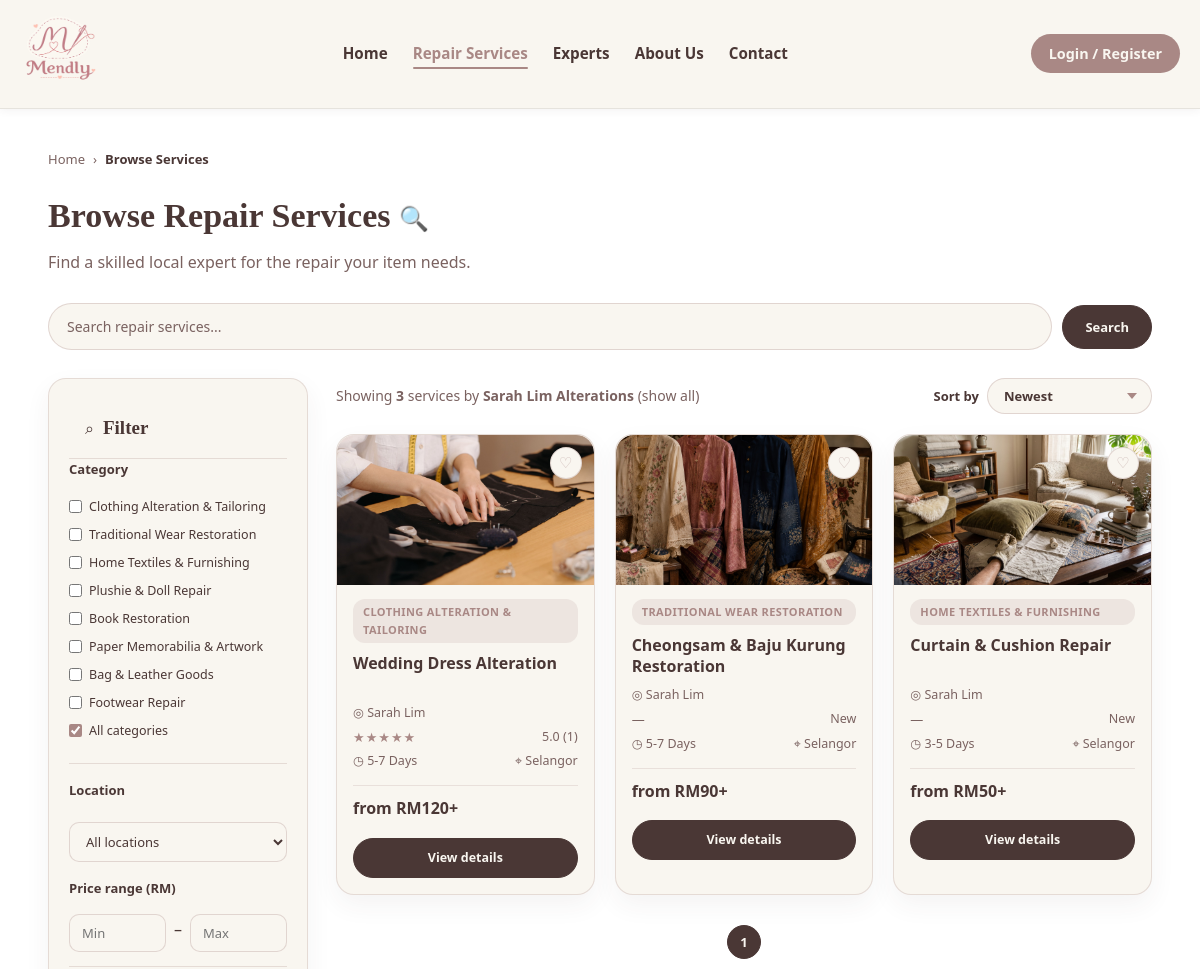
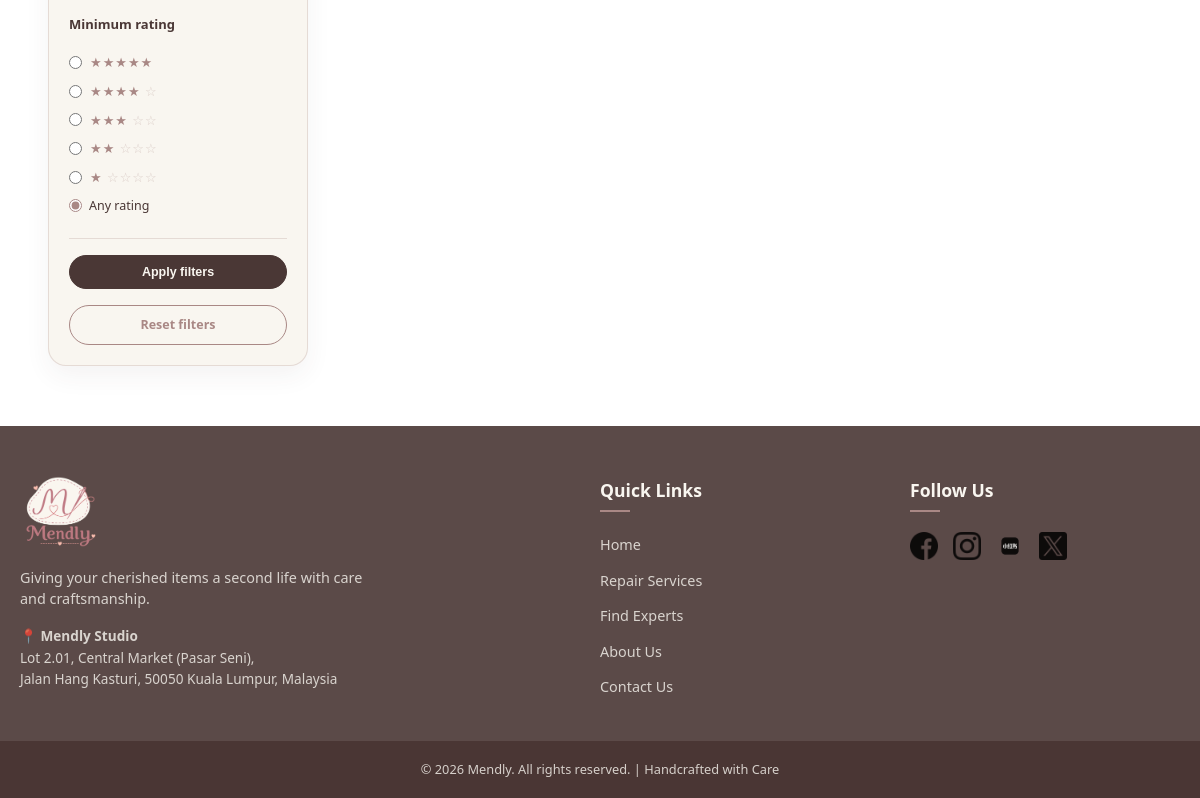
Screenshot of /browse-services.php?expert=2 with the database file from the repository (2 pictures, top to bottom).
### tables this page shows
CREATE TABLE categories (
    category_id    INT AUTO_INCREMENT PRIMARY KEY,
    category_name  VARCHAR(100) NOT NULL,
    category_group ENUM('textiles', 'toys', 'leather') NOT NULL,
    image_path     VARCHAR(255)
);

CREATE TABLE services (
    service_id         INT AUTO_INCREMENT PRIMARY KEY,
    expert_id          INT NOT NULL,
    category_id        INT NOT NULL,
    title              VARCHAR(150) NOT NULL,
    description        TEXT,
    starting_price     DECIMAL(10,2),
    estimated_duration VARCHAR(50),
    status             ENUM('active', 'inactive') DEFAULT 'active',
    created_at         TIMESTAMP DEFAULT CURRENT_TIMESTAMP,

    FOREIGN KEY (expert_id)   REFERENCES experts(expert_id) ON DELETE CASCADE,
    FOREIGN KEY (category_id) REFERENCES categories(category_id)
);

CREATE TABLE experts (
    expert_id              INT AUTO_INCREMENT PRIMARY KEY,
    full_name               VARCHAR(100) NOT NULL,
    email                    VARCHAR(100) NOT NULL UNIQUE,
    phone                    VARCHAR(20)  NOT NULL,
    location                 VARCHAR(150) NOT NULL,
    password                 VARCHAR(255) NOT NULL,
    business_name            VARCHAR(150) NOT NULL,
    experience                VARCHAR(20)  NOT NULL,
    description              TEXT,

     
     
     
     
     
     
     
    first_login_done         BOOLEAN DEFAULT TRUE,

    photo_path                MEDIUMBLOB,
    photo_path_mime           VARCHAR(20),

     
    avatar                    MEDIUMBLOB,
    avatar_mime               VARCHAR(20),
    bio                       TEXT,
    years_experience          INT DEFAULT 0,
    completed_repairs         INT DEFAULT 0,
    response_rate             DECIMAL(5,2) DEFAULT 0,
    average_response_time     VARCHAR(50),
    verified                  BOOLEAN DEFAULT FALSE,

    created_at                TIMESTAMP DEFAULT CURRENT_TIMESTAMP
);

### browse-services.php (the view, shortened to what this page needs)
<?php
    include 'includes/db.php';
    $perPage     = 12;
    $page        = max(1, (int) ($_GET['page'] ?? 1));
    $search      = trim($_GET['search'] ?? '');
    $categoryIds = [];
    $expertId  = max(0, (int) ($_GET['expert'] ?? 0));
    $minPrice  = max(0, (float) ($_GET['min_price'] ?? 0));
    $maxPrice  = max(0, (float) ($_GET['max_price'] ?? 0));
    $minRating = max(0, min(5, (float) ($_GET['rating'] ?? 0)));
    $sort      = $_GET['sort'] ?? 'newest';
    $sortSql = [
    'rating'     => 'average_rating DESC, s.created_at DESC',
    'price_low'  => 's.starting_price ASC, s.created_at DESC',
    'price_high' => 's.starting_price DESC, s.created_at DESC',
    'newest'     => 's.created_at DESC',
    ];
    $where  = ["s.status = 'active'"];
    $types  = '';
    $params = [];
    if ($expertId > 0) {
    $where[]   = 's.expert_id = ?';
    $types    .= 'i';
    $params[]  = $expertId;
    }
    $whereSql = implode(' AND ', $where);
    $reviewJoin = "LEFT JOIN (
    SELECT rq.service_id, ROUND(AVG(r.rating), 1) AS average_rating, COUNT(r.review_id) AS total_reviews
    FROM repair_requests rq INNER JOIN reviews r ON r.request_id = rq.request_id GROUP BY rq.service_id
) review_summary ON review_summary.service_id = s.service_id";
    $countSql   = "SELECT COUNT(*) AS total FROM services s INNER JOIN experts u ON s.expert_id = u.expert_id $reviewJoin WHERE $whereSql";
    $countStmt  = mysqli_prepare($conn, $countSql);
    if ($types !== '') {
    mysqli_stmt_bind_param($countStmt, $types, ...$params);
    }
    mysqli_stmt_execute($countStmt);
    $totalServices = (int) mysqli_fetch_assoc(mysqli_stmt_get_result($countStmt))['total'];
    $totalPages    = max(1, (int) ceil($totalServices / $perPage));
    $page          = min($page, $totalPages);
    $offset        = ($page - 1) * $perPage;
    $currentUserId  = (($_SESSION['role'] ?? '') === 'customer') ? (int) ($_SESSION['user_id'] ?? 0) : 0;
    $favoriteJoin   = $currentUserId > 0 ? 'LEFT JOIN favorites f ON f.service_id = s.service_id AND f.customer_id = ?' : '';
    $favoriteColumn = $currentUserId > 0 ? ', f.favorite_id IS NOT NULL AS is_favorite' : ', 0 AS is_favorite';
    $sql            = "SELECT s.service_id, s.title, s.starting_price, s.estimated_duration, u.full_name, u.location,
    c.category_name,
    COALESCE((SELECT image_path FROM service_images WHERE service_id = s.service_id ORDER BY display_order LIMIT 1), c.image_path) AS thumbnail,
    review_summary.average_rating, COALESCE(review_summary.total_reviews, 0) AS total_reviews $favoriteColumn
    FROM services s INNER JOIN experts u ON s.expert_id = u.expert_id
    INNER JOIN categories c ON s.category_id = c.category_id $reviewJoin $favoriteJoin
    WHERE $whereSql ORDER BY {$sortSql[$sort]} LIMIT ? OFFSET ?";
    $stmt          = mysqli_prepare($conn, $sql);
    $serviceTypes  = ($currentUserId > 0 ? 'i' : '') . $types . 'ii';
    $serviceParams = $currentUserId > 0 ? array_merge([$currentUserId], $params, [$perPage, $offset]) : array_merge($params, [$perPage, $offset]);
    mysqli_stmt_bind_param($stmt, $serviceTypes, ...$serviceParams);
    mysqli_stmt_execute($stmt);
    $result         = mysqli_stmt_get_result($stmt);
    $categoryResult = mysqli_query($conn, 'SELECT category_id, category_name FROM categories ORDER BY category_id');
    $expertName = null;
    if ($expertId > 0) {
    $expertStmt = mysqli_prepare($conn, 'SELECT COALESCE(NULLIF(business_name, \'\'), full_name) AS name FROM experts WHERE expert_id = ?');
    mysqli_stmt_bind_param($expertStmt, 'i', $expertId);
    mysqli_stmt_execute($expertStmt);
    $expertName = mysqli_fetch_assoc(mysqli_stmt_get_result($expertStmt))['name'] ?? null;
    }
    function browseUrl($overrides = [])
    {
    return htmlspecialchars('?' . http_build_query(array_merge($_GET, $overrides)));
    }
?>
<!DOCTYPE html>
<html lang="en">
<head>
    <link rel="stylesheet" href="assets/css/global.css">
    <link rel="stylesheet" href="assets/css/browse-services.css">
</head>
<body>
<?php include "includes/header.php"; ?>
<main class="browse-container">
    <nav class="breadcrumb" aria-label="Breadcrumb">
        <a href="index.php">Home</a>
        <span>&rsaquo;</span>
        <span class="breadcrumb-current">Browse Services</span>
    </nav>
    <div class="browse-heading">
        <h2>Browse Repair Services <span class="heading-leaf">🔍</span></h2>
        <p>Find a skilled local expert for the repair your item needs.</p>
    </div>
    <div class="search-area">
        <form method="get" class="search-form">
            <input id="searchInput" type="search" name="search" value="<?php echo htmlspecialchars($search); ?>" placeholder="Search repair services...">
            <button class="search-button" type="submit">Search</button>
        </form>
    </div>
    <div class="browse-layout">
        <aside class="filter-panel">
            <div class="filter-heading">
                <span aria-hidden="true">⌕</span>
                <h3>Filter</h3>
            </div>
            <form method="get" class="filters" id="filterForm">
                <fieldset>
                    <legend>Category</legend>
                    <?php while ($category = mysqli_fetch_assoc($categoryResult)) {?>
                        <label class="check-option">
                            <input
                                type="checkbox"
                                name="category[]"
                                value="<?php echo $category['category_id']; ?>"
                                <?php echo in_array((int) $category['category_id'], $categoryIds, true) ? 'checked' : ''; ?>
                            >
                            <span><?php echo htmlspecialchars($category['category_name']); ?></span>
                        </label>
                    <?php }?>
                    <label class="check-option">
                        <input
                            type="checkbox"
                            name="category_all"
                            value="1"
                            <?php echo empty($categoryIds) ? 'checked' : ''; ?>
                        >
                        <span>All categories</span>
                    </label>
                </fieldset>
                <label for="location">Location</label>
                <select id="location" name="location">
                    <option value="">All locations</option>
                </select>
                <fieldset>
                    <legend>Price range (RM)</legend>
                    <div class="price-inputs">
                        <input type="number" min="0" name="min_price" value="<?php echo $minPrice ?: ''; ?>" placeholder="Min">
                        <span>&ndash;</span>
                        <input type="number" min="0" name="max_price" value="<?php echo $maxPrice ?: ''; ?>" placeholder="Max">
                    </div>
                </fieldset>
                <fieldset>
                    <legend>Minimum rating</legend>
                    <?php for ($rating = 5; $rating >= 1; $rating--) {?>
                        <label class="check-option rating-option">
                            <input
                                type="radio"
                                name="rating"
                                value="<?php echo $rating; ?>"
                                <?php echo $minRating == $rating ? 'checked' : ''; ?>
                            >
                            <span class="stars">
                                <?php echo str_repeat('★', $rating); ?>
                                <span class="empty-stars">
                                    <?php echo str_repeat('☆', 5 - $rating); ?>
                                </span>
                            </span>
                        </label>
                    <?php }?>
                    <label class="check-option">
                        <input
                            type="radio"
                            name="rating"
                            value=""
                            <?php echo $minRating == 0 ? 'checked' : ''; ?>
                        >
                        <span>Any rating</span>
                    </label>
                </fieldset>
                <button class="btn-solid apply-filter" type="submit">Apply filters</button>
                <a class="btn-outline reset-filter" href="browse-services.php">Reset filters</a>
            </form>
        </aside>
        <div class="services-area">
            <div class="toolbar">
                <p>
                    Showing <strong><?php echo $totalServices; ?></strong> services
                    <?php if ($expertName !== null) {?>
                        by <strong><?php echo htmlspecialchars($expertName); ?></strong>
                        (<a href="<?php echo browseUrl(['expert' => null, 'page' => 1]); ?>">show all</a>)
                    <?php }?>
                </p>
                <form method="get">
                    <label for="sort">Sort by</label>
                    <select id="sort" name="sort" onchange="this.form.submit()">
                        <?php foreach (['newest' => 'Newest', 'rating' => 'Highest rated', 'price_low' => 'Price: low to high', 'price_high' => 'Price: high to low'] as $value => $label) {?>
                            <option value="<?php echo $value; ?>" <?php echo $sort === $value ? 'selected' : ''; ?>>
                                <?php echo $label; ?>
                            </option>
                        <?php }?>
                    </select>
                </form>
            </div>
            <?php if ($totalServices === 0) {?>
                <div class="browse-empty">
                    <h3>No services found</h3>
                    <p>Try changing or <a href="browse-services.php">clearing your filters</a>.</p>
                </div>
            <?php } else {?>
                <div class="card-grid service-grid">
                    <?php while ($row = mysqli_fetch_assoc($result)) {?>
                        <article class="service-card">
                            <div class="card-image">
                                <img
                                    src="<?php echo htmlspecialchars($row['thumbnail'] ?: 'assets/images/logo.png'); ?>"
                                    alt="<?php echo htmlspecialchars($row['title']); ?>"
                                >
                                <button
                                    class="wishlist-heart <?php echo $row['is_favorite'] ? 'active' : ''; ?>"
                                    type="button"
                                    aria-label="<?php echo $row['is_favorite'] ? 'Remove from favorites' : 'Save to favorites'; ?>"
                                    aria-pressed="<?php echo $row['is_favorite'] ? 'true' : 'false'; ?>"
                                    data-service-id="<?php echo $row['service_id']; ?>"
                                >
                                    <?php echo $row['is_favorite'] ? '♥' : '♡'; ?>
                                </button>
                            </div>
                            <span class="service-tag"><?php echo htmlspecialchars($row['category_name']); ?></span>
                            <h4 class="service-name"><?php echo htmlspecialchars($row['title']); ?></h4>
                            <p class="card-meta">◎ <?php echo htmlspecialchars($row['full_name']); ?></p>
                            <div class="meta-row">
                                <?php if ($row['average_rating'] === null) {?>
                                    <span class="stars new-rating">—</span>
                                    <span>New</span>
                                <?php } else {?>
                                    <?php $displayRating = (int) round($row['average_rating']); ?>
                                    <span class="stars"><?php echo str_repeat('★', $displayRating); ?><span class="empty-stars"><?php echo str_repeat('☆', 5 - $displayRating); ?></span></span>
                                    <span><?php echo number_format($row['average_rating'], 1) . ' (' . $row['total_reviews'] . ')'; ?></span>
                                <?php }?>
                            </div>
                            <div class="meta-row">
                                <span>◷ <?php echo htmlspecialchars($row['estimated_duration']); ?></span>
                                <span>⌖ <?php echo htmlspecialchars($row['location']); ?></span>
                            </div>
                            <div class="service-price-row">
                                <span class="service-price">from RM<?php echo number_format($row['starting_price'], 0); ?>+</span>
                            </div>
                            <div class="card-actions">
                                <a href="service-details.php?id=<?php echo $row['service_id']; ?>" class="btn-solid">View details</a>
                            </div>
                        </article>
                    <?php }?>
                </div>
                <nav class="pagination" aria-label="Services pages">
                    <?php for ($number = 1; $number <= $totalPages; $number++) {?>
                        <a
                            class="<?php echo $number === $page ? 'current' : ''; ?>"
                            href="<?php echo browseUrl(['page' => $number]); ?>"
                            aria-current="<?php echo $number === $page ? 'page' : 'false'; ?>"
                        >
                            <?php echo $number; ?>
                        </a>
                    <?php }?>
                </nav>
            <?php }?>
        </div>
    </div>
</main>
<?php include "includes/footer.php"; ?>
</body>
</html>

### assets/css/global.css (style rules this page uses)
:root { --color-light: rgba(249, 246, 240, 1); --color-medium: rgba(169, 136, 133, 1); --color-dark: rgba(74, 55, 53, 1); --color-subtle-dark: rgba(122, 98, 96, 1); --color-dark-80: rgba(74, 55, 53, 0.9); --color-dark-90: rgba(74, 55, 53, 0.98); --color-light-80: rgba(249, 246, 240, 0.8); --font-main: "Segoe UI", Tahoma, Geneva, Verdana, sans-serif; --transition-fast: all 0.3s ease; }
* { margin: 0; padding: 0; box-sizing: border-box; }
body { font-family: var(--font-main); color: var(--color-dark); line-height: 1.6; overflow-x: hidden; }
a { text-decoration: none; color: inherit; }
.service-card { background-color: var(--color-light); border: 1px solid rgba(169, 136, 133, 0.25); border-radius: 12px; overflow: hidden; cursor: pointer; transition: var(--transition-fast); display: flex; flex-direction: column; }

### rows the page displays
categories: category_name "Clothing Alteration & Tailoring"
categories: category_name "Traditional Wear Restoration"
categories: category_name "Home Textiles & Furnishing"
categories: category_name "Plushie & Doll Repair"
categories: category_name "Book Restoration"
categories: category_name "Paper Memorabilia & Artwork"
categories: category_name "Bag & Leather Goods"
categories: category_name "Footwear Repair"
services: shows a picture, category.category_name "CLOTHING ALTERATION & TAILORING", title "Wedding Dress Alteration", expert.full_name "Sarah Lim", displayRating "★★★★★", average_rating "5.0", total_reviews "1", estimated_duration "5-7 Days", expert.location "Selangor", starting_price "120"
services: shows a picture, category.category_name "TRADITIONAL WEAR RESTORATION", title "Cheongsam & Baju Kurung Restoration", expert.full_name "Sarah Lim", shows "New", estimated_duration "5-7 Days", expert.location "Selangor", starting_price "90"
services: shows a picture, category.category_name "HOME TEXTILES & FURNISHING", title "Curtain & Cushion Repair", expert.full_name "Sarah Lim", shows "New", estimated_duration "3-5 Days", expert.location "Selangor", starting_price "50"

### other values shown
$label "Repair Services"
$label "Experts"
str_repeat('★', $rating) "★★★★★"
str_repeat('★', $rating) "★★★★"
str_repeat('★', $rating) "★★★"
str_repeat('★', $rating) "★★"
str_repeat('☆', 5 - $rating) "☆☆☆"
str_repeat('★', $rating) "★"
str_repeat('☆', 5 - $rating) "☆☆☆☆"
$totalServices "3"
$expertName "Sarah Lim Alterations"
form field sort "Newest"
